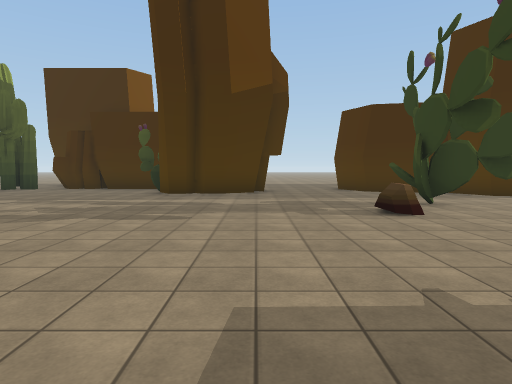
[1] (above)

19 first-person views from a walk through a scene from a Unity 3-D project. The camera is 1.5 m above the floor, tilts 4° down and sees 75° across. The floor is counted in squares, 2 m on a side. Each view is taken from the middle of a square. On the plan, view 1 faces up. The plan holds only what a view shows up to about 11 squares ahead; the rest is blank. The place goes on beyond the plan. Some animated figures are left out. Some surface patterns are stand-ins.

[2]
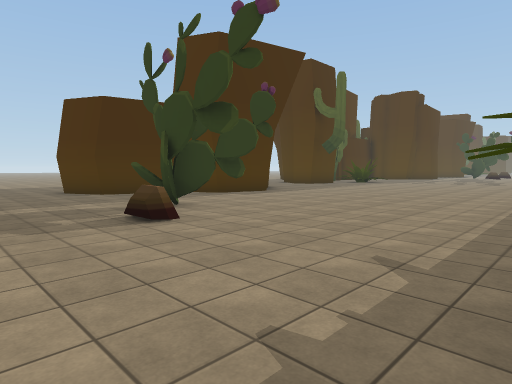

[3]
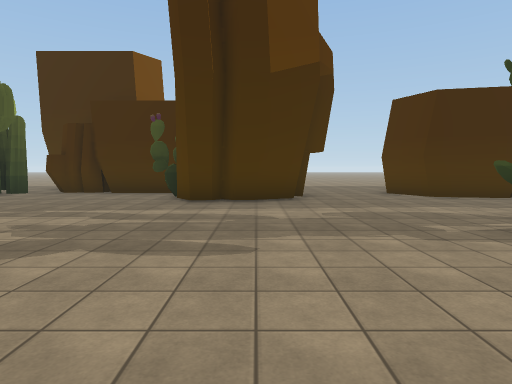

[4]
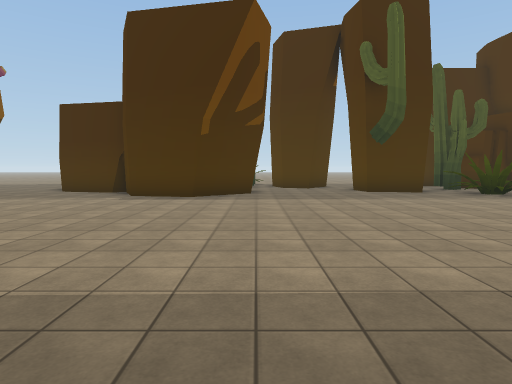

[5]
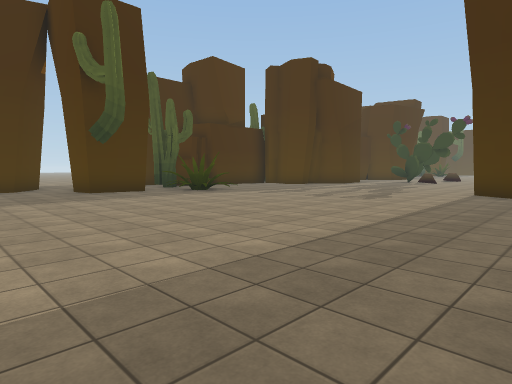

[6]
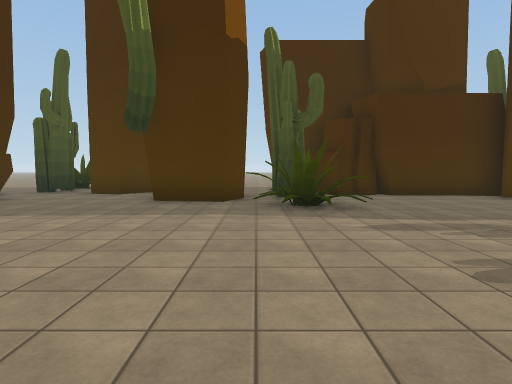

[7]
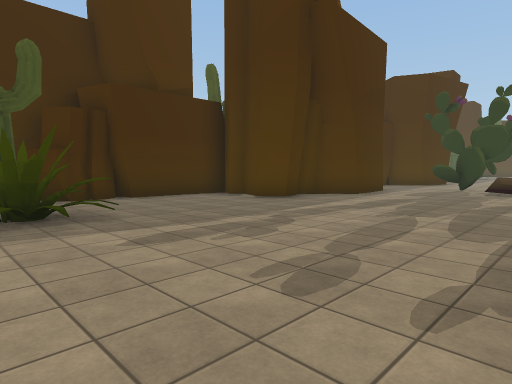

[8]
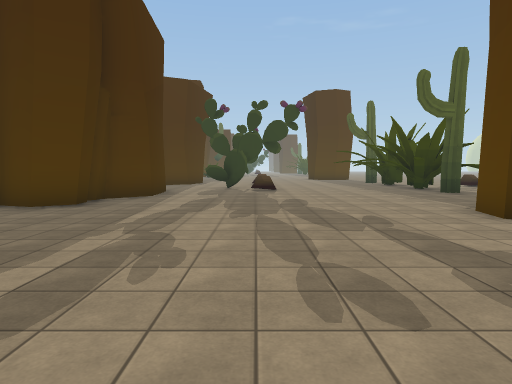

[9]
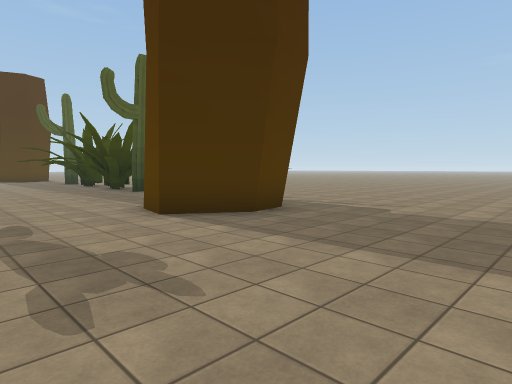

[10]
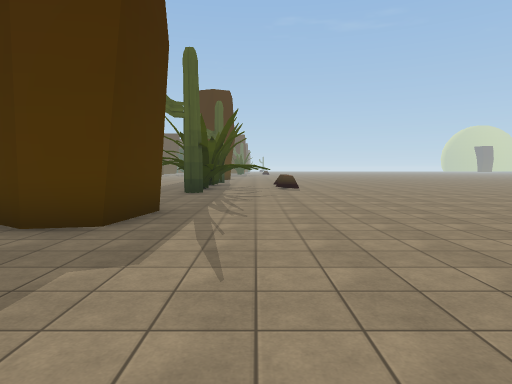

[11]
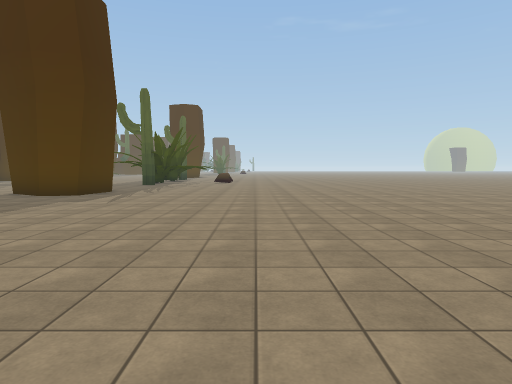

[12]
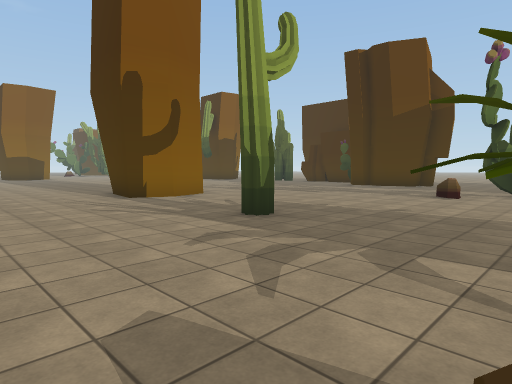

[13]
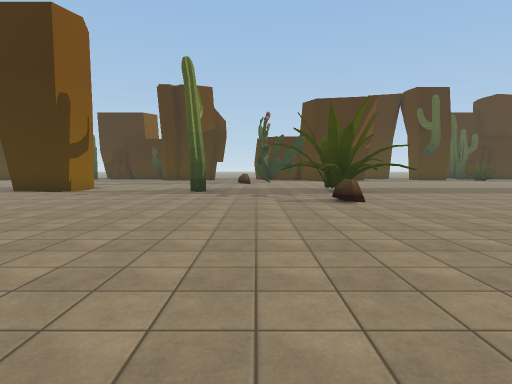

[14]
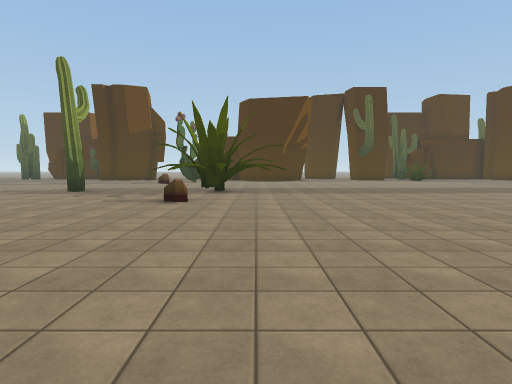

[15]
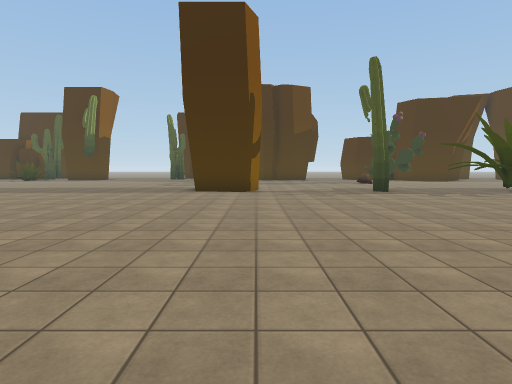

[16]
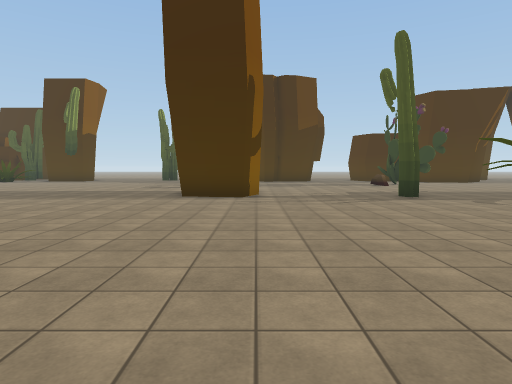

[17]
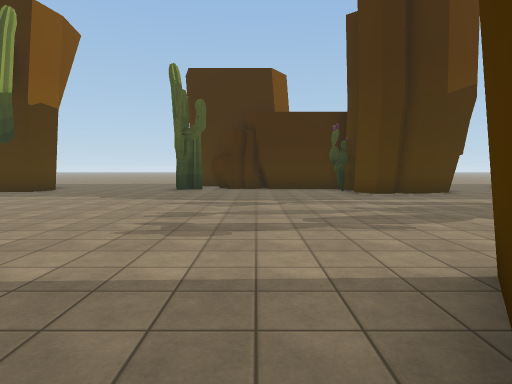

[18]
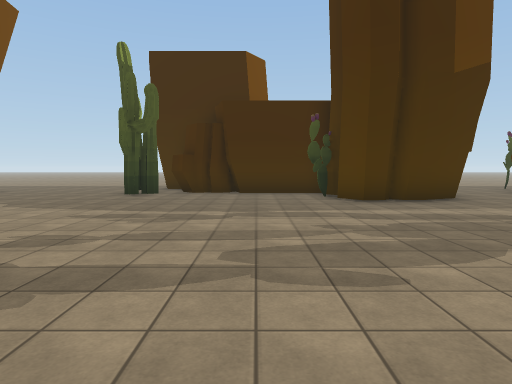

[19]
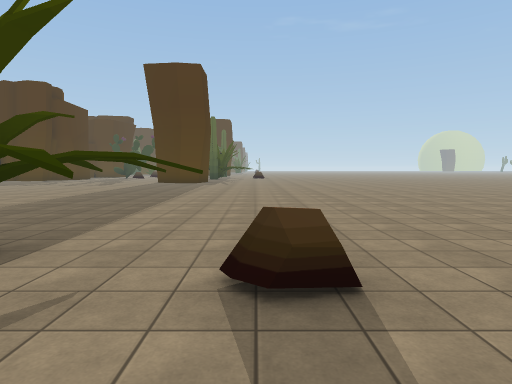

### Floor plan
Key: @ floor where view 1 was taken; # wall or solid block; . floor; O other object.
Columns run from 8 left of view 1 to 27 right of it. Each row starts with its distance up from view 1.
 14                 .#####
 13 .OO      ...    OO.##.    OO#
 12 #..###   ..##   O.....##.#..####
 11 .....O  #...###  #....##.O.....#
 10 .....####.....####......OOO....###
  9 ...............##........O.......###
  8 ....................................
  7 ...........##.......................
  6 ..........OO.#.....................O
  5 ....................................
  4 ....................................
  3 ....................................
  2 ....#........................##.....
  1 ...###.......#  .............##.....
  0 ...##...@#...##..............##...##
 -1 ............####...................#
 -2 .............##.....................
 -3 .............O......................
 -4 ....................................
 -5 ....................................
 -6  ...................................
 -7   ..................................
 -8   ............................. ....
 -9    ..... ......... .... .......  ...
-10     ...   ... ...   ...  ......
-11      .     .   .           ....

Positions as (right, up) in squares from view 1, and headings:
1: (0, 0), facing up
2: (0, 1), facing up-right
3: (-1, 2), facing up
4: (10, 0), facing up
5: (10, 0), facing up-right
6: (16, 3), facing up
7: (16, 4), facing up-right
8: (16, 6), facing right
9: (16, 5), facing down-right
10: (16, -2), facing right
11: (11, -5), facing right
12: (5, -4), facing up-left
13: (3, -11), facing up
14: (7, -11), facing up
15: (-3, -11), facing up
16: (-3, -9), facing up
17: (-6, 0), facing up
18: (-5, 2), facing up
19: (3, -3), facing right
